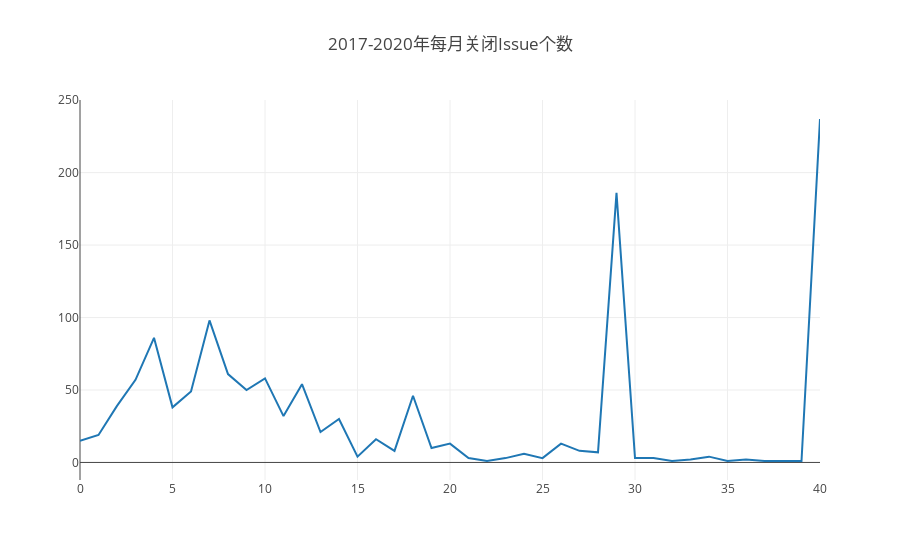

Notebook code for this chart:
### Code cell
var data=[];
var data1=[];
var res=openDigger.driver.clickhouse.query(`Select toYear(created_at)*100+toMonth(created_at)as month,count(*)as count
from github_log.year2017 
where repo_id=70202506 
and type='IssuesEvent'
and action ='closed'
group by month
order by month
UNION ALL
Select toYear(created_at)*100+toMonth(created_at)as month,count(*)as count
from github_log.year2018 
where repo_id=70202506 
and type='IssuesEvent'
and action ='closed'
group by month
order by month
UNION ALL
Select toYear(created_at)*100+toMonth(created_at)as month,count(*)as count
from github_log.year2019
where repo_id=70202506 
and type='IssuesEvent'
and action ='closed'
group by month
order by month
UNION ALL
Select toYear(created_at)*100+toMonth(created_at)as month,count(*)as count
from github_log.year2020
where repo_id=70202506 
and type='IssuesEvent'
and action ='closed'
group by month
order by month
`).then(res=>{
        for(var m=0;m<=40;m++)
                (data.push(res[m].count),
                 data1.push([res[m].month,res[m].count])
                );
                 console.log(data);
                 console.log(data1);
        openDigger.render.plotly([{
                   y: data 
        }], {title: `2017-2020年每月关闭Issue个数` })
        console.table(res);


})

### Figure 1 — Plotly figure (JSON) as saved in the notebook; plotly's stock layout.template omitted (floating-point values rounded to 4 significant figures)
{"data": [{"y": ["15", "19", "39", "57", "86", "38", "49", "98", "61", "50", "58", "32", "54", "21", "30", "4", "16", "8", "46", "10", "13", "3", "1", "3", "6", "3", "13", "8", "7", "186", "3", "3", "1", "2", "4", "1", "2", "1", "1", "1", "237"]}], "layout": {"autosize": true, "title": {"text": "2017-2020年每月关闭Issue个数"}, "xaxis": {"autorange": true, "range": [0, 40]}, "yaxis": {"autorange": true, "range": [-12.11, 250.1], "type": "linear"}}}
